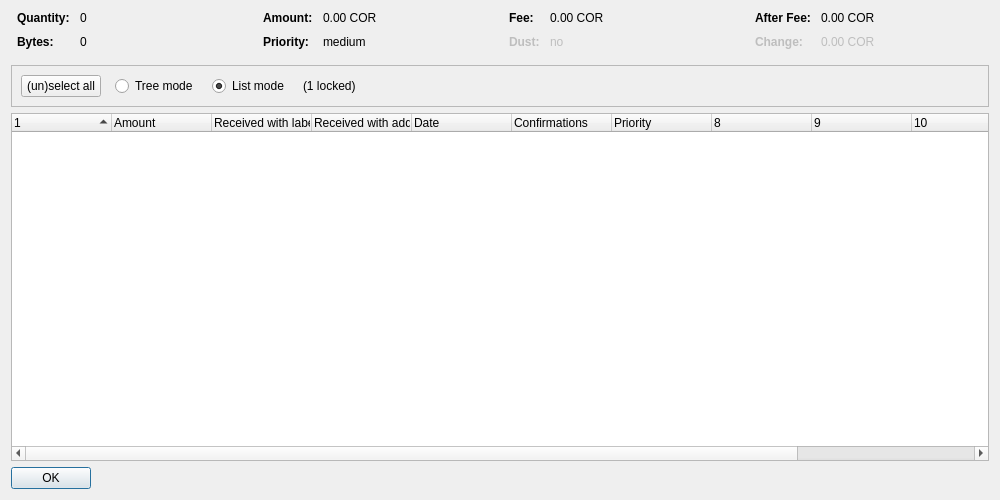
<?xml version="1.0" encoding="UTF-8"?>
<ui version="4.0">
 <class>CoinControlDialog</class>
 <widget class="QDialog" name="CoinControlDialog">
  <property name="geometry">
   <rect>
    <x>0</x>
    <y>0</y>
    <width>1000</width>
    <height>500</height>
   </rect>
  </property>
  <property name="windowTitle">
   <string>Coin Selection</string>
  </property>
  <layout class="QVBoxLayout" name="verticalLayout">
   <item>
    <layout class="QHBoxLayout" name="horizontalLayoutTop" stretch="0,0,0,0">
     <property name="topMargin">
      <number>0</number>
     </property>
     <property name="bottomMargin">
      <number>10</number>
     </property>
     <item>
      <layout class="QFormLayout" name="formLayoutCoinControl1">
       <property name="horizontalSpacing">
        <number>10</number>
       </property>
       <property name="verticalSpacing">
        <number>10</number>
       </property>
       <property name="leftMargin">
        <number>6</number>
       </property>
       <property name="rightMargin">
        <number>6</number>
       </property>
       <item row="0" column="0">
        <widget class="QLabel" name="labelCoinControlQuantityText">
         <property name="font">
          <font>
           <weight>75</weight>
           <bold>true</bold>
          </font>
         </property>
         <property name="text">
          <string>Quantity:</string>
         </property>
        </widget>
       </item>
       <item row="0" column="1">
        <widget class="QLabel" name="labelCoinControlQuantity">
         <property name="cursor">
          <cursorShape>IBeamCursor</cursorShape>
         </property>
         <property name="contextMenuPolicy">
          <enum>Qt::ActionsContextMenu</enum>
         </property>
         <property name="text">
          <string notr="true">0</string>
         </property>
         <property name="textInteractionFlags">
          <set>Qt::LinksAccessibleByMouse|Qt::TextSelectableByKeyboard|Qt::TextSelectableByMouse</set>
         </property>
        </widget>
       </item>
       <item row="1" column="0">
        <widget class="QLabel" name="labelCoinControlBytesText">
         <property name="font">
          <font>
           <weight>75</weight>
           <bold>true</bold>
          </font>
         </property>
         <property name="text">
          <string>Bytes:</string>
         </property>
        </widget>
       </item>
       <item row="1" column="1">
        <widget class="QLabel" name="labelCoinControlBytes">
         <property name="cursor">
          <cursorShape>IBeamCursor</cursorShape>
         </property>
         <property name="contextMenuPolicy">
          <enum>Qt::ActionsContextMenu</enum>
         </property>
         <property name="text">
          <string notr="true">0</string>
         </property>
         <property name="textInteractionFlags">
          <set>Qt::LinksAccessibleByMouse|Qt::TextSelectableByKeyboard|Qt::TextSelectableByMouse</set>
         </property>
        </widget>
       </item>
      </layout>
     </item>
     <item>
      <layout class="QFormLayout" name="formLayoutCoinControl2">
       <property name="horizontalSpacing">
        <number>10</number>
       </property>
       <property name="verticalSpacing">
        <number>10</number>
       </property>
       <property name="leftMargin">
        <number>6</number>
       </property>
       <property name="rightMargin">
        <number>6</number>
       </property>
       <item row="0" column="0">
        <widget class="QLabel" name="labelCoinControlAmountText">
         <property name="font">
          <font>
           <weight>75</weight>
           <bold>true</bold>
          </font>
         </property>
         <property name="text">
          <string>Amount:</string>
         </property>
        </widget>
       </item>
       <item row="0" column="1">
        <widget class="QLabel" name="labelCoinControlAmount">
         <property name="cursor">
          <cursorShape>IBeamCursor</cursorShape>
         </property>
         <property name="contextMenuPolicy">
          <enum>Qt::ActionsContextMenu</enum>
         </property>
         <property name="text">
          <string notr="true">0.00 COR</string>
         </property>
         <property name="textInteractionFlags">
          <set>Qt::LinksAccessibleByMouse|Qt::TextSelectableByKeyboard|Qt::TextSelectableByMouse</set>
         </property>
        </widget>
       </item>
       <item row="1" column="0">
        <widget class="QLabel" name="labelCoinControlPriorityText">
         <property name="font">
          <font>
           <weight>75</weight>
           <bold>true</bold>
          </font>
         </property>
         <property name="text">
          <string>Priority:</string>
         </property>
        </widget>
       </item>
       <item row="1" column="1">
        <widget class="QLabel" name="labelCoinControlPriority">
         <property name="cursor">
          <cursorShape>IBeamCursor</cursorShape>
         </property>
         <property name="contextMenuPolicy">
          <enum>Qt::ActionsContextMenu</enum>
         </property>
         <property name="text">
          <string notr="true">medium</string>
         </property>
         <property name="textInteractionFlags">
          <set>Qt::LinksAccessibleByMouse|Qt::TextSelectableByKeyboard|Qt::TextSelectableByMouse</set>
         </property>
        </widget>
       </item>
      </layout>
     </item>
     <item>
      <layout class="QFormLayout" name="formLayoutCoinControl3">
       <property name="horizontalSpacing">
        <number>10</number>
       </property>
       <property name="verticalSpacing">
        <number>10</number>
       </property>
       <property name="leftMargin">
        <number>6</number>
       </property>
       <property name="rightMargin">
        <number>6</number>
       </property>
       <item row="0" column="0">
        <widget class="QLabel" name="labelCoinControlFeeText">
         <property name="font">
          <font>
           <weight>75</weight>
           <bold>true</bold>
          </font>
         </property>
         <property name="text">
          <string>Fee:</string>
         </property>
        </widget>
       </item>
       <item row="0" column="1">
        <widget class="QLabel" name="labelCoinControlFee">
         <property name="cursor">
          <cursorShape>IBeamCursor</cursorShape>
         </property>
         <property name="contextMenuPolicy">
          <enum>Qt::ActionsContextMenu</enum>
         </property>
         <property name="text">
          <string notr="true">0.00 COR</string>
         </property>
         <property name="textInteractionFlags">
          <set>Qt::LinksAccessibleByMouse|Qt::TextSelectableByKeyboard|Qt::TextSelectableByMouse</set>
         </property>
        </widget>
       </item>
       <item row="1" column="0">
        <widget class="QLabel" name="labelCoinControlLowOutputText">
         <property name="enabled">
          <bool>false</bool>
         </property>
         <property name="font">
          <font>
           <weight>75</weight>
           <bold>true</bold>
          </font>
         </property>
         <property name="text">
          <string>Dust:</string>
         </property>
        </widget>
       </item>
       <item row="1" column="1">
        <widget class="QLabel" name="labelCoinControlLowOutput">
         <property name="enabled">
          <bool>false</bool>
         </property>
         <property name="cursor">
          <cursorShape>IBeamCursor</cursorShape>
         </property>
         <property name="contextMenuPolicy">
          <enum>Qt::ActionsContextMenu</enum>
         </property>
         <property name="text">
          <string notr="true">no</string>
         </property>
         <property name="textInteractionFlags">
          <set>Qt::LinksAccessibleByMouse|Qt::TextSelectableByKeyboard|Qt::TextSelectableByMouse</set>
         </property>
        </widget>
       </item>
      </layout>
     </item>
     <item>
      <layout class="QFormLayout" name="formLayoutCoinControl4">
       <property name="horizontalSpacing">
        <number>10</number>
       </property>
       <property name="verticalSpacing">
        <number>10</number>
       </property>
       <property name="leftMargin">
        <number>6</number>
       </property>
       <property name="rightMargin">
        <number>6</number>
       </property>
       <item row="0" column="0">
        <widget class="QLabel" name="labelCoinControlAfterFeeText">
         <property name="font">
          <font>
           <weight>75</weight>
           <bold>true</bold>
          </font>
         </property>
         <property name="text">
          <string>After Fee:</string>
         </property>
        </widget>
       </item>
       <item row="0" column="1">
        <widget class="QLabel" name="labelCoinControlAfterFee">
         <property name="cursor">
          <cursorShape>IBeamCursor</cursorShape>
         </property>
         <property name="contextMenuPolicy">
          <enum>Qt::ActionsContextMenu</enum>
         </property>
         <property name="text">
          <string notr="true">0.00 COR</string>
         </property>
         <property name="textInteractionFlags">
          <set>Qt::LinksAccessibleByMouse|Qt::TextSelectableByKeyboard|Qt::TextSelectableByMouse</set>
         </property>
        </widget>
       </item>
       <item row="1" column="0">
        <widget class="QLabel" name="labelCoinControlChangeText">
         <property name="enabled">
          <bool>false</bool>
         </property>
         <property name="font">
          <font>
           <weight>75</weight>
           <bold>true</bold>
          </font>
         </property>
         <property name="text">
          <string>Change:</string>
         </property>
        </widget>
       </item>
       <item row="1" column="1">
        <widget class="QLabel" name="labelCoinControlChange">
         <property name="enabled">
          <bool>false</bool>
         </property>
         <property name="cursor">
          <cursorShape>IBeamCursor</cursorShape>
         </property>
         <property name="contextMenuPolicy">
          <enum>Qt::ActionsContextMenu</enum>
         </property>
         <property name="text">
          <string notr="true">0.00 COR</string>
         </property>
         <property name="textInteractionFlags">
          <set>Qt::LinksAccessibleByMouse|Qt::TextSelectableByKeyboard|Qt::TextSelectableByMouse</set>
         </property>
        </widget>
       </item>
      </layout>
     </item>
    </layout>
   </item>
   <item>
    <widget class="QFrame" name="frame">
     <property name="minimumSize">
      <size>
       <width>0</width>
       <height>40</height>
      </size>
     </property>
     <property name="frameShape">
      <enum>QFrame::StyledPanel</enum>
     </property>
     <property name="frameShadow">
      <enum>QFrame::Sunken</enum>
     </property>
     <layout class="QHBoxLayout" name="horizontalLayout">
      <item>
       <layout class="QHBoxLayout" name="horizontalLayoutPanel" stretch="0,0,0,0,0">
        <property name="spacing">
         <number>14</number>
        </property>
        <item>
         <widget class="QPushButton" name="pushButtonSelectAll">
          <property name="sizePolicy">
           <sizepolicy hsizetype="Maximum" vsizetype="Fixed">
            <horstretch>0</horstretch>
            <verstretch>0</verstretch>
           </sizepolicy>
          </property>
          <property name="text">
           <string>(un)select all</string>
          </property>
          <property name="autoDefault">
           <bool>false</bool>
          </property>
         </widget>
        </item>
        <item>
         <widget class="QRadioButton" name="radioTreeMode">
          <property name="sizePolicy">
           <sizepolicy hsizetype="Maximum" vsizetype="Fixed">
            <horstretch>0</horstretch>
            <verstretch>0</verstretch>
           </sizepolicy>
          </property>
          <property name="text">
           <string>Tree mode</string>
          </property>
         </widget>
        </item>
        <item>
         <widget class="QRadioButton" name="radioListMode">
          <property name="sizePolicy">
           <sizepolicy hsizetype="Maximum" vsizetype="Fixed">
            <horstretch>0</horstretch>
            <verstretch>0</verstretch>
           </sizepolicy>
          </property>
          <property name="text">
           <string>List mode</string>
          </property>
          <property name="checked">
           <bool>true</bool>
          </property>
         </widget>
        </item>
        <item>
         <widget class="QLabel" name="labelLocked">
          <property name="text">
           <string notr="true">(1 locked)</string>
          </property>
         </widget>
        </item>
        <item>
         <spacer name="horizontalSpacer">
          <property name="orientation">
           <enum>Qt::Horizontal</enum>
          </property>
          <property name="sizeHint" stdset="0">
           <size>
            <width>40</width>
            <height>20</height>
           </size>
          </property>
         </spacer>
        </item>
       </layout>
      </item>
     </layout>
    </widget>
   </item>
   <item>
    <widget class="CoinControlTreeWidget" name="treeWidget">
     <property name="contextMenuPolicy">
      <enum>Qt::CustomContextMenu</enum>
     </property>
     <property name="sortingEnabled">
      <bool>false</bool>
     </property>
     <property name="columnCount">
      <number>12</number>
     </property>
     <attribute name="headerShowSortIndicator" stdset="0">
      <bool>true</bool>
     </attribute>
     <attribute name="headerStretchLastSection">
      <bool>false</bool>
     </attribute>
     <column>
      <property name="text">
       <string/>
      </property>
     </column>
     <column>
      <property name="text">
       <string>Amount</string>
      </property>
     </column>
     <column>
      <property name="text">
       <string>Received with label</string>
      </property>
     </column>
     <column>
      <property name="text">
       <string>Received with address</string>
      </property>
     </column>
     <column>
      <property name="text">
       <string>Date</string>
      </property>
     </column>
     <column>
      <property name="text">
       <string>Confirmations</string>
      </property>
      <property name="toolTip">
       <string>Confirmed</string>
      </property>
     </column>
     <column>
      <property name="text">
       <string>Priority</string>
      </property>
     </column>
     <column>
      <property name="text">
       <string/>
      </property>
     </column>
     <column>
      <property name="text">
       <string/>
      </property>
     </column>
     <column>
      <property name="text">
       <string/>
      </property>
     </column>
     <column>
      <property name="text">
       <string/>
      </property>
     </column>
     <column>
      <property name="text">
       <string/>
      </property>
     </column>
    </widget>
   </item>
   <item>
    <widget class="QDialogButtonBox" name="buttonBox">
     <property name="sizePolicy">
      <sizepolicy hsizetype="Maximum" vsizetype="Fixed">
       <horstretch>0</horstretch>
       <verstretch>0</verstretch>
      </sizepolicy>
     </property>
     <property name="orientation">
      <enum>Qt::Horizontal</enum>
     </property>
     <property name="standardButtons">
      <set>QDialogButtonBox::Ok</set>
     </property>
    </widget>
   </item>
  </layout>
 </widget>
 <customwidgets>
  <customwidget>
   <class>CoinControlTreeWidget</class>
   <extends>QTreeWidget</extends>
   <header>coincontroltreewidget.h</header>
  </customwidget>
 </customwidgets>
 <resources/>
 <connections/>
</ui>
